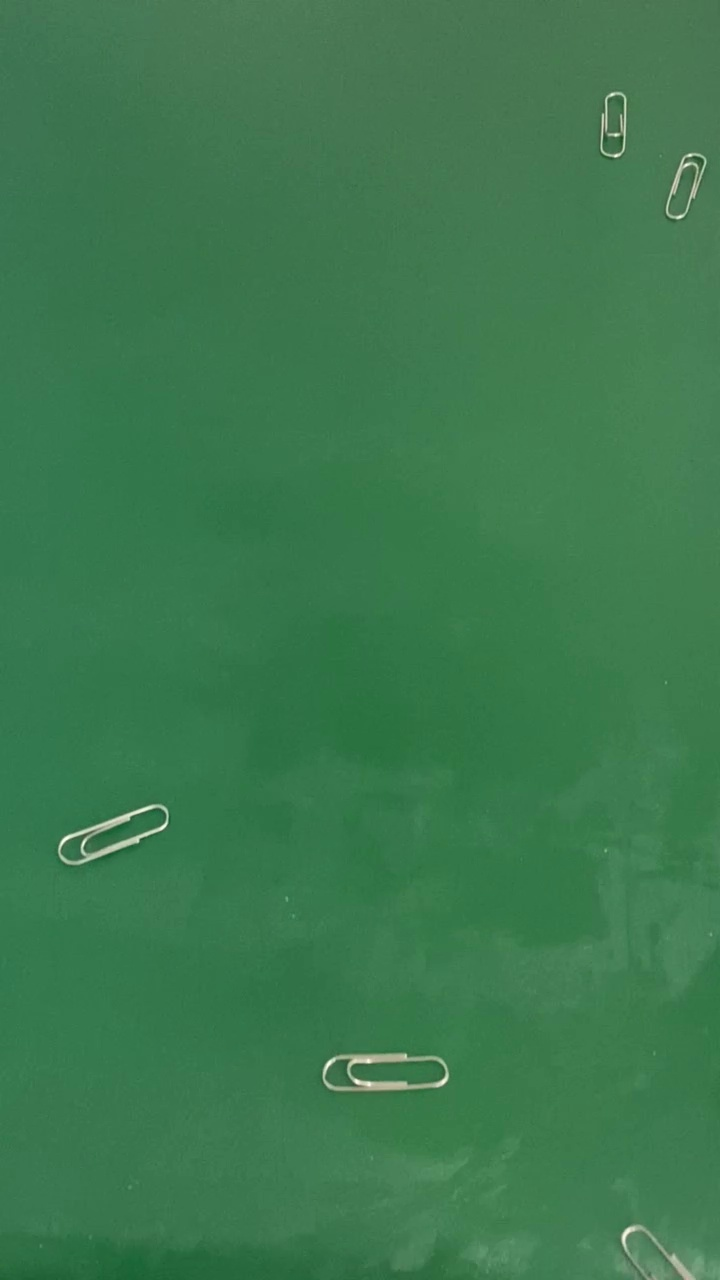
#> input picture VOC2007/JPEGImages/000002.jpg, 720 x 1280 px; its folder holds only this picture in this run
$ python -i functions.py   (imports and definitions only)
#> lines starting #> are read from the running program, lines starting #| are printed output that depends on the picture; after the words box and inside, x2 and y2 are one past the last pixel; in counts of white or black regions, pixels touching at a corner belong together
#> further down, picture is the input picture: shape (1280, 720, 3); mean B, G, R 78.5, 121.1, 59.8
# where demo begins

# import function_source
import os
import cv2 as cv
import numpy as np
from lxml.etree import Element, SubElement, tostring


# create directories in PASCAL VOC2007
# [12 lines left out: function menu_create, not called in this run]


# function to preprocess images: binary, dilate,
def preprocess(src):
        src1 = src
        hsv = cv.cvtColor(src, cv.COLOR_BGR2HSV)
#> hsv: shape (1280, 720, 3); mean H, S, V 69, 129.7, 121.1
        mask = cv.inRange(hsv, (20, 20, 170), (70, 70, 230))  # 通过hsv的阈值分割，适用于clip
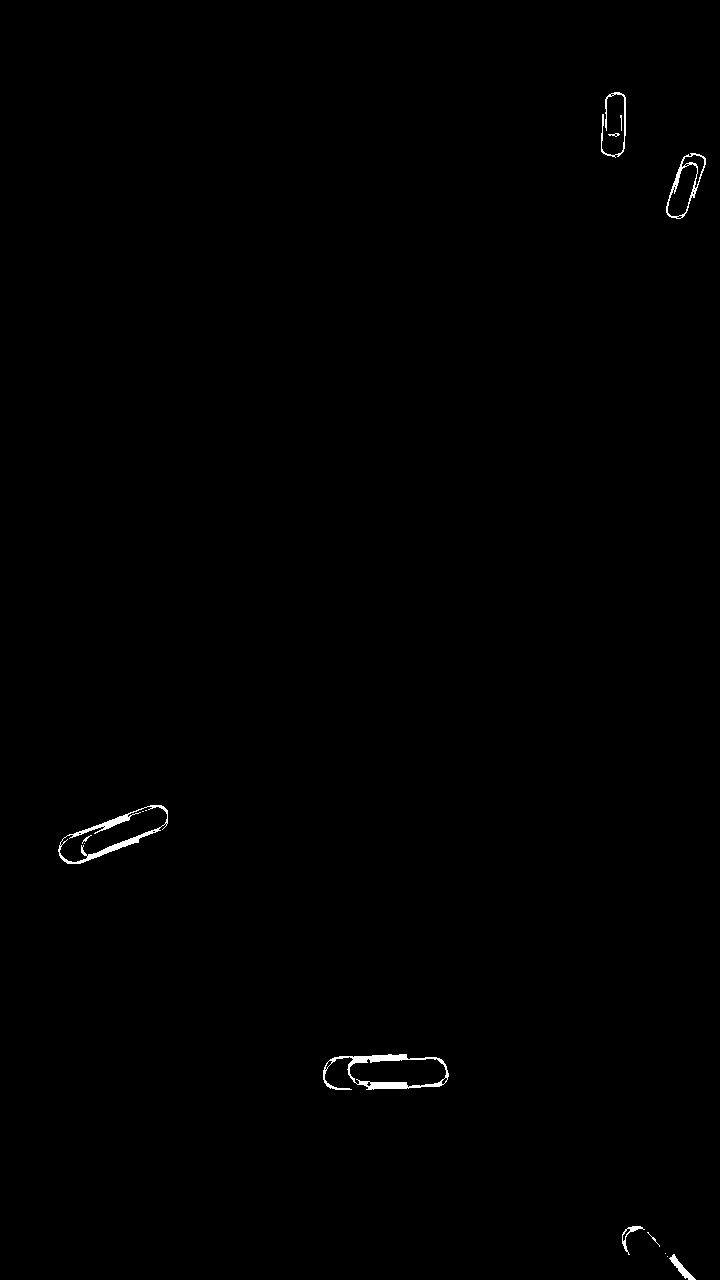
#> mask: shape (1280, 720); 0.36% white; 15 white regions (6 under 20 px), largest, box (x1, y1, x2, y2) and area: (323, 1054, 449, 1090) 1156, (58, 805, 168, 864) 993, (666, 153, 706, 219) 437

        result = cv.bitwise_and(src, src, mask=mask)
        result = cv.cvtColor(result, cv.COLOR_BGR2GRAY)
#> result: shape (1280, 720)

        # make binary images
        ret, im_binary = cv.threshold(result, 80, 255, cv.THRESH_BINARY)

        # dilate
        im_dilate = cv.dilate(im_binary, (5, 5), iterations=15)
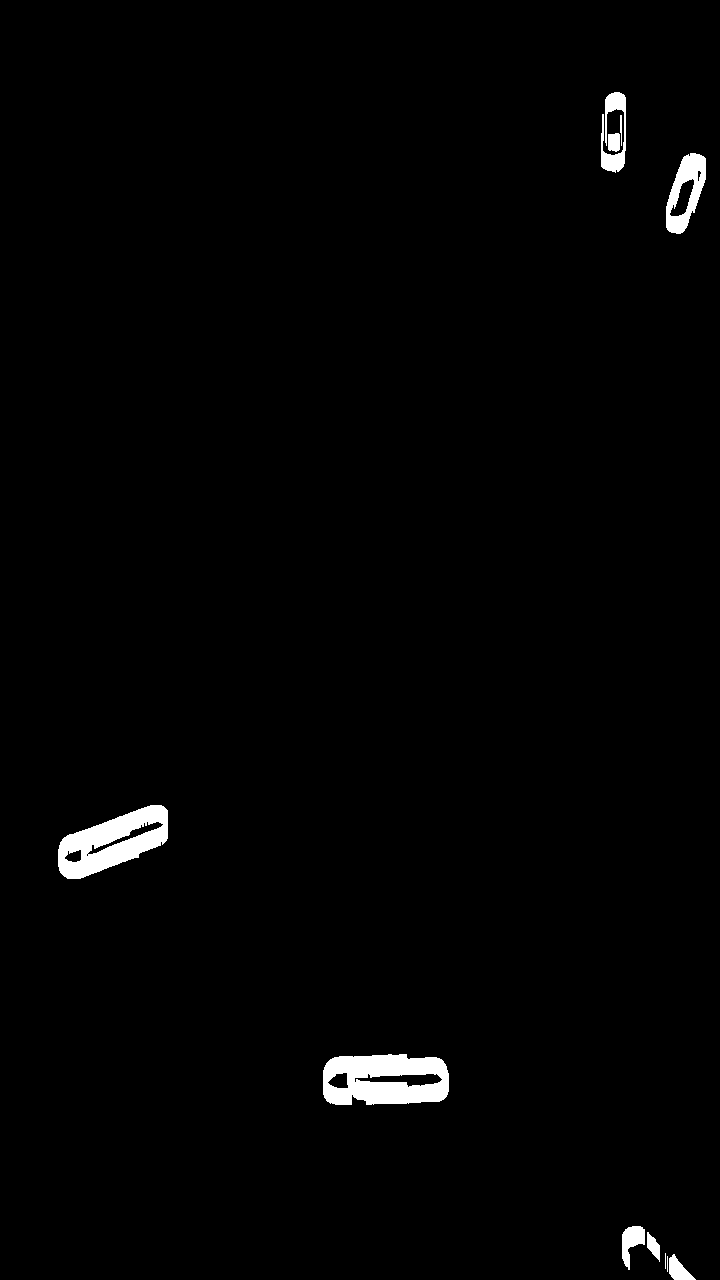
#> im_dilate: shape (1280, 720); 1.5% white; 11 white regions (2 under 20 px), largest, box (x1, y1, x2, y2) and area: (323, 1054, 449, 1105) 4921, (58, 805, 168, 879) 4376, (666, 153, 706, 234) 1671
        return(im_dilate)


# function to find contours of clips
# [66 lines left out: functions find_cnt, make_annotation, not called in this run]


class BatchRename():
    '''
    Rename all the images in given directory
    '''

    def __init__(self):
        # directory of images
        self.path = './VOC2007/JPEGImages'

    # [18 lines left out: function rename, not called in this run]

>>> import cv2
>>> picture = cv2.imread('VOC2007/JPEGImages/000002.jpg')
>>> result = preprocess(picture)

$ run again, on VOC2007/JPEGImages/000005.jpg
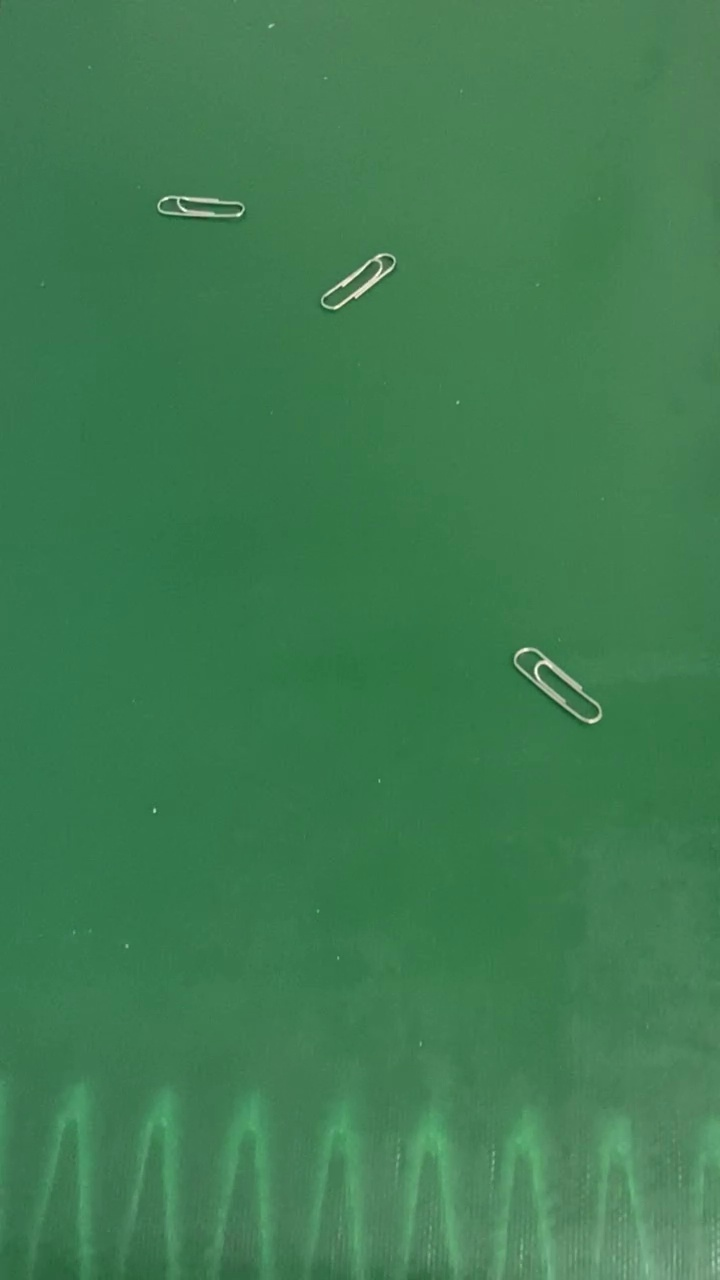
#> input picture VOC2007/JPEGImages/000005.jpg, 720 x 1280 px
#> picture is the input picture: shape (1280, 720, 3); mean B, G, R 81.6, 124.8, 62.9
#> hsv: shape (1280, 720, 3); mean H, S, V 69, 127.3, 124.8
#> in preprocess, `mask = cv.inRange(hsv, (20, 20, 170), (70, 70, 230))`:
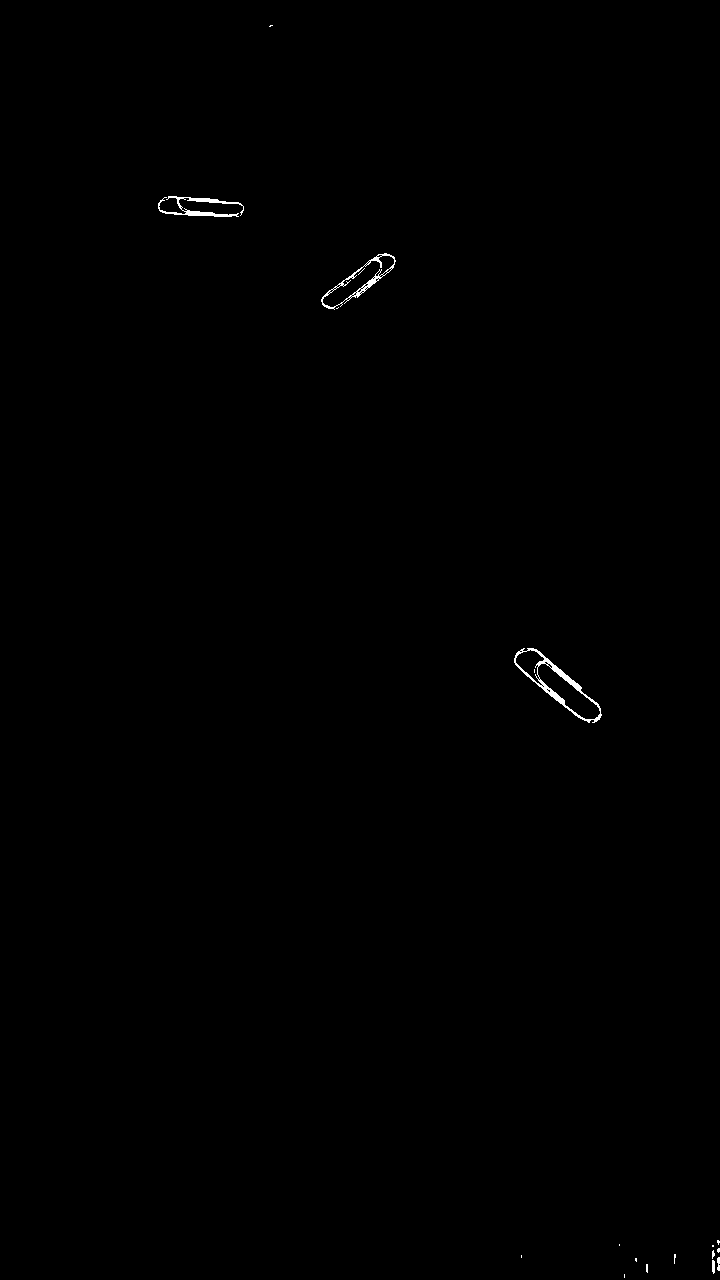
#> mask: shape (1280, 720); 0.22% white; 19 white regions (14 under 20 px), largest, box (x1, y1, x2, y2) and area: (514, 648, 602, 723) 822, (158, 196, 244, 217) 535, (321, 253, 396, 310) 503, (712, 1260, 715, 1274) 38, (717, 1257, 720, 1271) 35
#> in preprocess, `im_dilate = cv.dilate(im_binary, (5, 5), iterations=15)`:
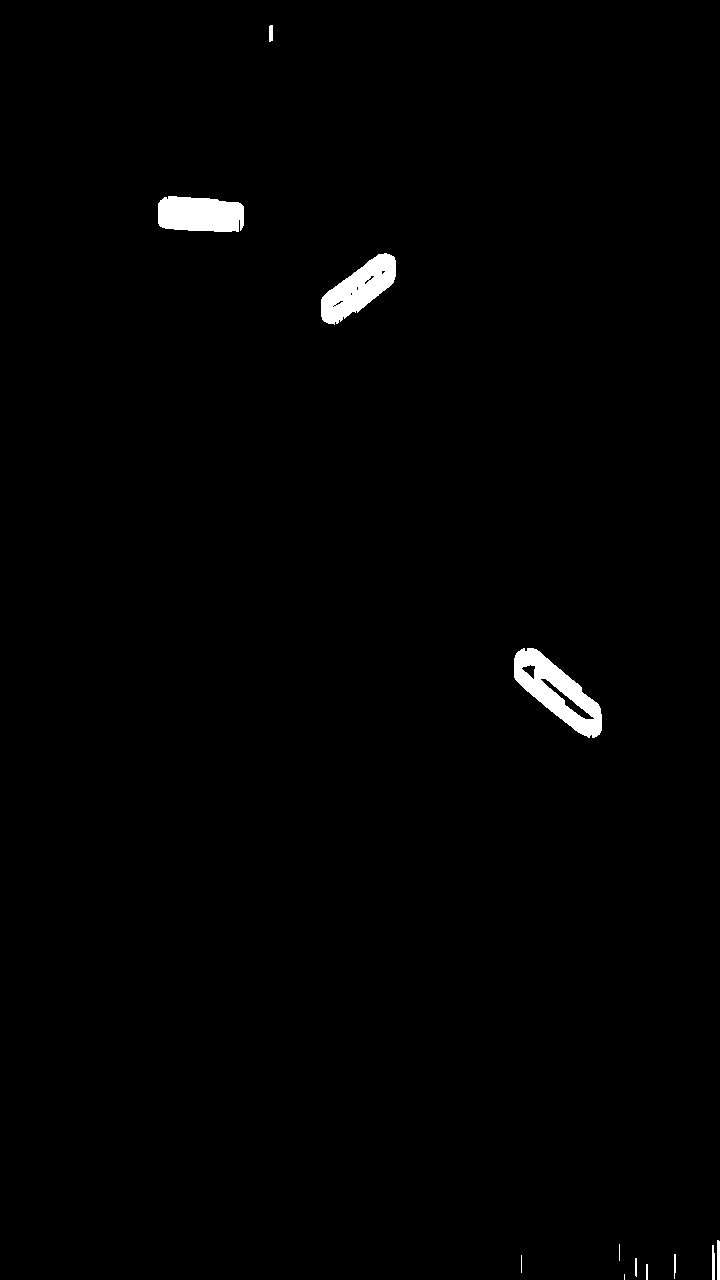
#> im_dilate: shape (1280, 720); 1% white; 12 white regions (3 under 20 px), largest, box (x1, y1, x2, y2) and area: (514, 648, 602, 738) 3437, (321, 253, 396, 325) 2720, (158, 196, 244, 232) 2684

$ run again, on VOC2007/JPEGImages/000006.jpg
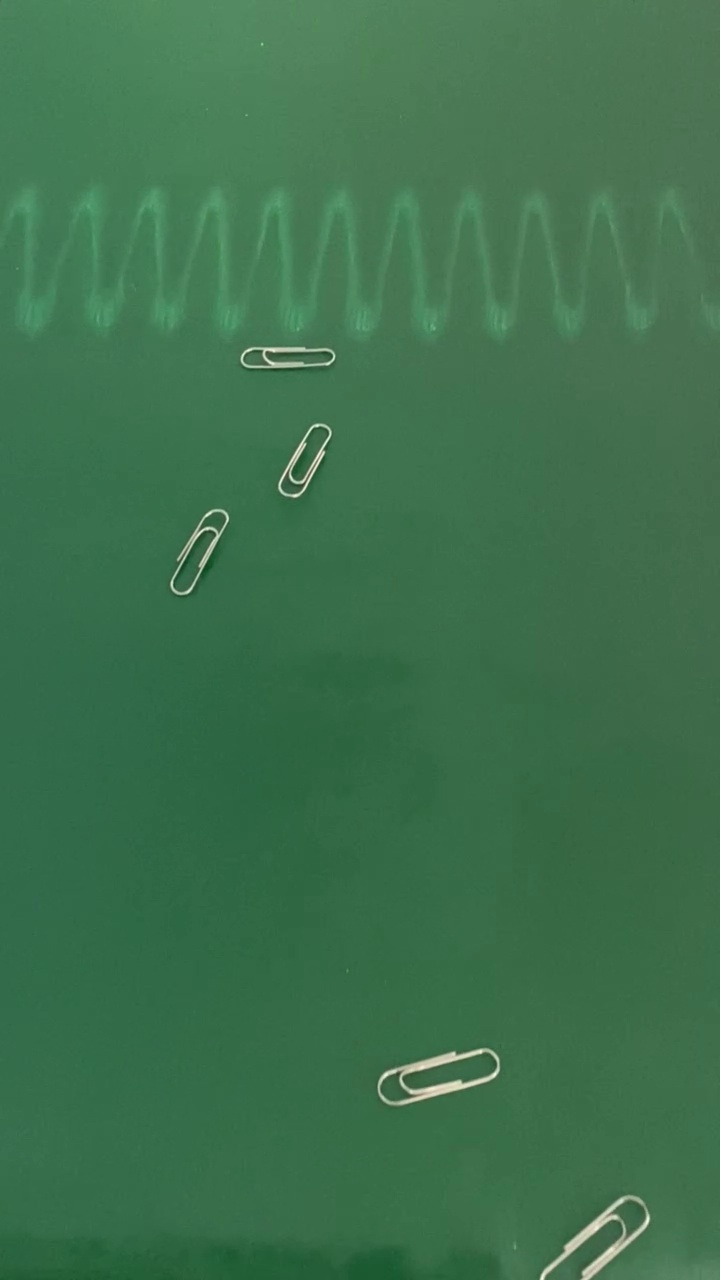
#> input picture VOC2007/JPEGImages/000006.jpg, 720 x 1280 px
#> picture is the input picture: shape (1280, 720, 3); mean B, G, R 77.2, 113, 61.5
#> hsv: shape (1280, 720, 3); mean H, S, V 68.9, 117.5, 113
#> in preprocess, `mask = cv.inRange(hsv, (20, 20, 170), (70, 70, 230))`:
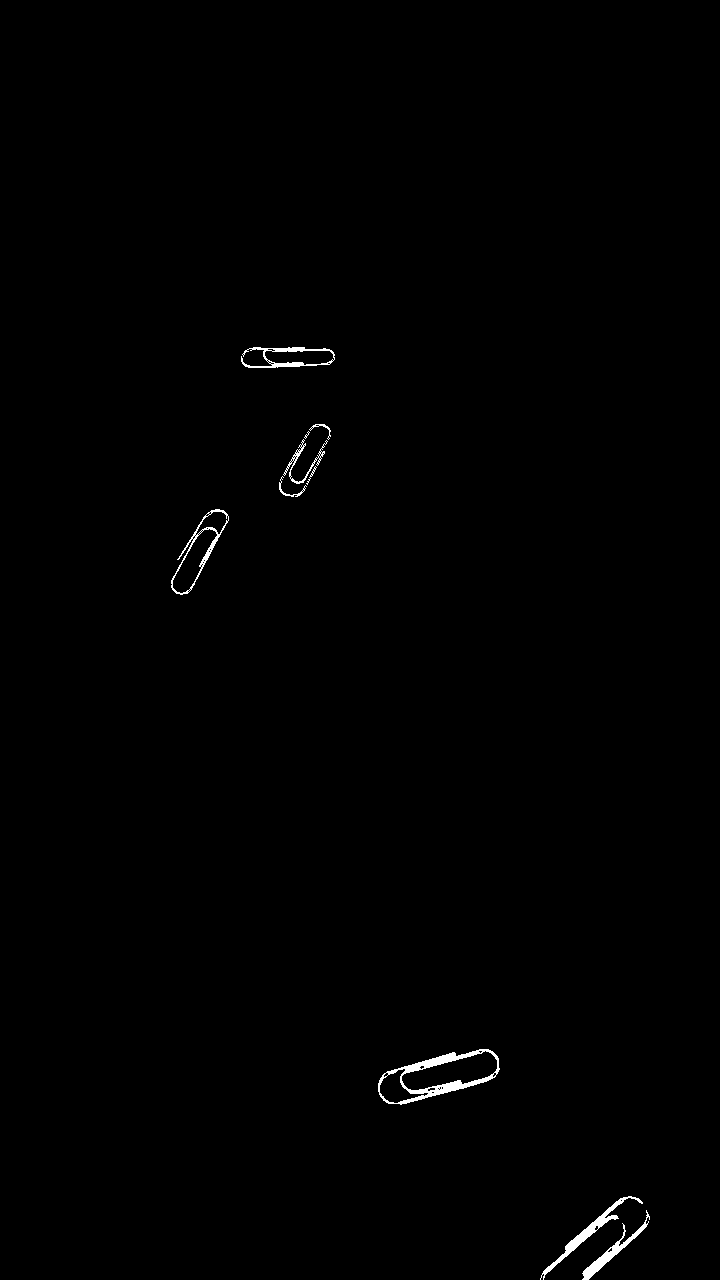
#> mask: shape (1280, 720); 0.5% white; 10 white regions (1 under 20 px), largest, box (x1, y1, x2, y2) and area: (378, 1049, 500, 1105) 1483, (540, 1196, 643, 1280) 806, (582, 1210, 650, 1280) 658
#> in preprocess, `im_dilate = cv.dilate(im_binary, (5, 5), iterations=15)`:
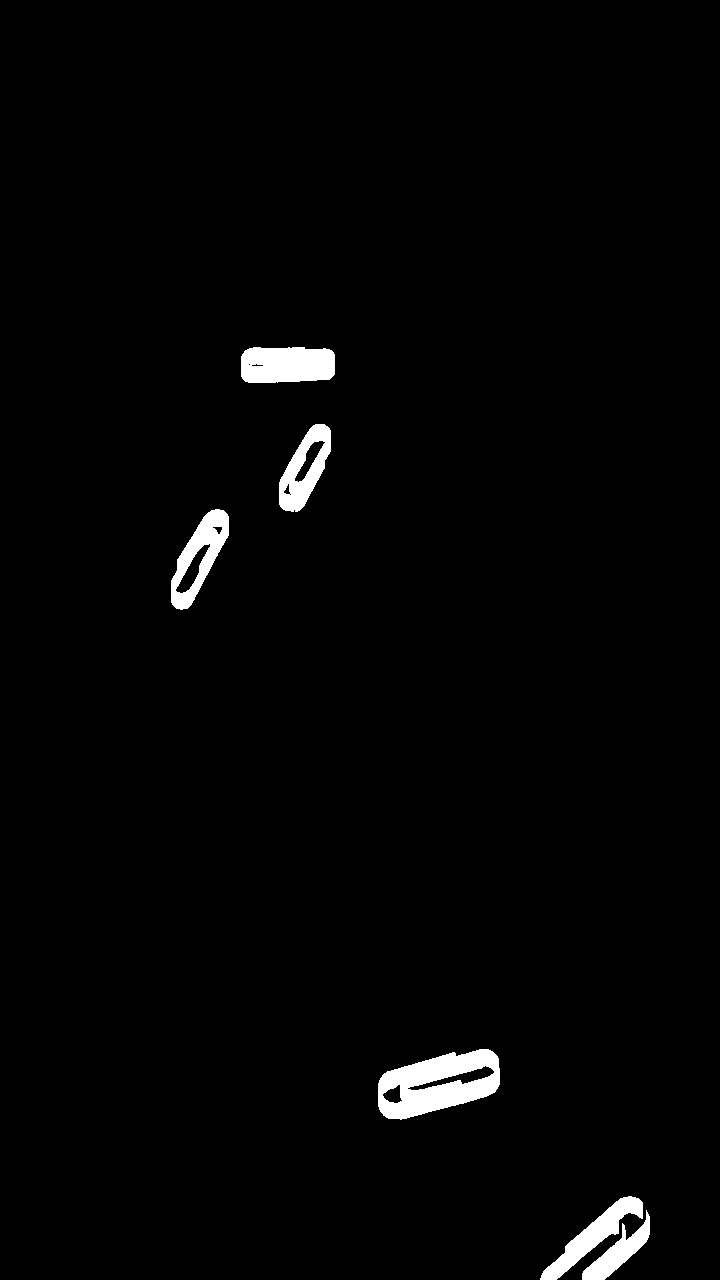
#> im_dilate: shape (1280, 720); 1.8% white; 6 white regions, box (x1, y1, x2, y2) and area: (378, 1049, 500, 1120) 5217, (241, 347, 335, 383) 3089, (171, 509, 229, 610) 2494, (540, 1196, 643, 1280) 2307, (279, 424, 331, 512) 2280, (582, 1210, 650, 1280) 1540
